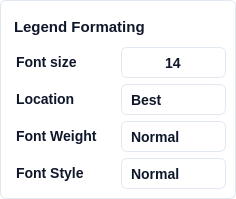
               <widget class="QFrame" name="verticalFrame_2">
                <property name="styleSheet">
                 <string notr="true">background: #FFFFFF;
border: 1px solid #E2E8F0; /* slate/200 */
border-radius: 6px;</string>
                </property>
                <layout class="QVBoxLayout" name="verticalLayout_3">
                 <property name="leftMargin">
                  <number>9</number>
                 </property>
                 <property name="topMargin">
                  <number>9</number>
                 </property>
                 <property name="rightMargin">
                  <number>9</number>
                 </property>
                 <property name="bottomMargin">
                  <number>9</number>
                 </property>
                 <item>
                  <layout class="QHBoxLayout" name="horizontalLayout_62" stretch="0,0,0">
                   <property name="leftMargin">
                    <number>0</number>
                   </property>
                   <property name="topMargin">
                    <number>0</number>
                   </property>
                   <property name="rightMargin">
                    <number>0</number>
                   </property>
                   <property name="bottomMargin">
                    <number>0</number>
                   </property>
                   <item>
                    <widget class="QLabel" name="label_53">
                     <property name="styleSheet">
                      <string notr="true"> 	border: none;
	color: #0F172A;  /* Text color */
    font-family: 'Segoe UI', sans-serif;  /* Font family */
    font-style: normal;  /* Font style */
    font-weight: 500;  /* Font weight */
    font-size: 15px;  /* Font size */
    line-height: 24px;  /* Line height */
    padding-top: 4px;  /* Padding */</string>
                     </property>
                     <property name="text">
                      <string>&lt;html&gt;&lt;head/&gt;&lt;body&gt;&lt;p&gt;Legend Formating&lt;/p&gt;&lt;/body&gt;&lt;/html&gt;</string>
                     </property>
                    </widget>
                   </item>
                   <item>
                    <spacer name="horizontalSpacer_5">
                     <property name="orientation">
                      <enum>Qt::Horizontal</enum>
                     </property>
                     <property name="sizeHint" stdset="0">
                      <size>
                       <width>40</width>
                       <height>20</height>
                      </size>
                     </property>
                    </spacer>
                   </item>
                   <item>
                    <widget class="QCheckBox" name="qt_checkbox_legend_visibility">
                     <property name="sizePolicy">
                      <sizepolicy hsizetype="Expanding" vsizetype="Expanding">
                       <horstretch>0</horstretch>
                       <verstretch>0</verstretch>
                      </sizepolicy>
                     </property>
                     <property name="minimumSize">
                      <size>
                       <width>31</width>
                       <height>31</height>
                      </size>
                     </property>
                     <property name="maximumSize">
                      <size>
                       <width>31</width>
                       <height>31</height>
                      </size>
                     </property>
                     <property name="styleSheet">
                      <string notr="true">/* Default State */
QCheckBox {
    border: none;    
	background: transparent;  /* Ghost button with no background */
    color: #0F172A;  /* Text color */
    border-radius: 6px;  /* Rounded corners */
    font-family: 'Segoe UI', sans-serif;  /* Font family */
    font-style: normal;  /* Font style */
    font-weight: 500;  /* Font weight */
    font-size: 14px;  /* Font size */
    line-height: 24px;  /* Line height */
	padding: 4px;	
}

QCheckBox:hover {
    /* Your styles for hover state */
	 background: #F1F5F9;  /* slate/100 */

}

QCheckBox:pressed {
    /* Your styles for pressed state */
	background: #DEE8F2;  /* Pressed background color */

}

QCheckBox::indicator:checked {
    /* Your styles for checked state */
	image: url(:/ui/qt/resources/checkbox/visible_icon.png);
}

QCheckBox::indicator:unchecked {
    /* Your styles for checked state */
	image: url(:/ui/qt/resources/checkbox/hiden_icon.png);
}

QCheckBox:focused {
    border: none;
}

</string>
                     </property>
                     <property name="text">
                      <string/>
                     </property>
                     <property name="checked">
                      <bool>false</bool>
                     </property>
                    </widget>
                   </item>
                  </layout>
                 </item>
                 <item>
                  <layout class="QHBoxLayout" name="horizontalLayout_48" stretch="1,1">
                   <property name="leftMargin">
                    <number>0</number>
                   </property>
                   <property name="topMargin">
                    <number>0</number>
                   </property>
                   <property name="rightMargin">
                    <number>0</number>
                   </property>
                   <property name="bottomMargin">
                    <number>0</number>
                   </property>
                   <item>
                    <widget class="QLabel" name="label_63">
                     <property name="styleSheet">
                      <string notr="true"> 	border: none;
	color: #0F172A;  /* Text color */
    font-family: 'Segoe UI', sans-serif;  /* Font family */
    font-style: normal;  /* Font style */
    font-weight: 500;  /* Font weight */
    font-size: 14px;  /* Font size */
    line-height: 24px;  /* Line height */
    padding-left: 2px;  /* Padding */</string>
                     </property>
                     <property name="text">
                      <string>&lt;html&gt;&lt;head/&gt;&lt;body&gt;&lt;p&gt;Font size&lt;/p&gt;&lt;/body&gt;&lt;/html&gt;</string>
                     </property>
                    </widget>
                   </item>
                   <item>
                    <widget class="QDoubleSpinBox" name="qt_spinbox_legend_font_size">
                     <property name="sizePolicy">
                      <sizepolicy hsizetype="Minimum" vsizetype="Fixed">
                       <horstretch>0</horstretch>
                       <verstretch>0</verstretch>
                      </sizepolicy>
                     </property>
                     <property name="minimumSize">
                      <size>
                       <width>100</width>
                       <height>31</height>
                      </size>
                     </property>
                     <property name="maximumSize">
                      <size>
                       <width>250</width>
                       <height>31</height>
                      </size>
                     </property>
                     <property name="toolTip">
                      <string>&lt;html&gt;&lt;head/&gt;&lt;body&gt;&lt;p&gt;Axis Label Font Size&lt;/p&gt;&lt;/body&gt;&lt;/html&gt;</string>
                     </property>
                     <property name="styleSheet">
                      <string notr="true">QDoubleSpinBox {
	background: #FFFFFF;
	border: 1px solid #E2E8F0; /* slate/200 */
	border-radius: 6px;
	color: #0F172A;  /* Text color */
    font-family: 'Segoe UI', sans-serif;  /* Font family */
    font-style: normal;  /* Font style */
    font-weight: 500;  /* Font weight */
    font-size: 14px;  /* Font size */
}

QDoubleSpinBox:focus {
}

QDoubleSpinBox:disabled {
}

QDoubleSpinBox::up-button {
	background: #FFFFFF;
	border: none; 
	subcontrol-position: center right;
	padding-right: 10px;
}

QDoubleSpinBox::down-button {
	background: #FFFFFF;
	border: none;
	subcontrol-position: center left;
	padding-left: 10px;
}

QDoubleSpinBox::up-arrow {
	image: url(:/ui/qt/resources/buttons/add_icon.png);
	width: 20px;
    height: 20px;
}

QDoubleSpinBox::down-arrow {	
	image: url(:/ui/qt/resources/buttons/substract_icon.png);
	width: 20px;
    height: 20px;
}

QDoubleSpinBox::up-arrow:disabled, QSpinBox::up-arrow:off {
}

QDoubleSpinBox::down-arrow:disabled, QSpinBox::down-arrow:off {
}</string>
                     </property>
                     <property name="alignment">
                      <set>Qt::AlignCenter</set>
                     </property>
                     <property name="decimals">
                      <number>0</number>
                     </property>
                     <property name="minimum">
                      <double>1.000000000000000</double>
                     </property>
                     <property name="maximum">
                      <double>200.000000000000000</double>
                     </property>
                     <property name="singleStep">
                      <double>1.000000000000000</double>
                     </property>
                     <property name="value">
                      <double>14.000000000000000</double>
                     </property>
                    </widget>
                   </item>
                  </layout>
                 </item>
                 <item>
                  <layout class="QHBoxLayout" name="horizontalLayout_68" stretch="1,1">
                   <property name="leftMargin">
                    <number>0</number>
                   </property>
                   <property name="topMargin">
                    <number>0</number>
                   </property>
                   <property name="rightMargin">
                    <number>0</number>
                   </property>
                   <property name="bottomMargin">
                    <number>0</number>
                   </property>
                   <item>
                    <widget class="QLabel" name="label_64">
                     <property name="styleSheet">
                      <string notr="true"> 	border: none;
	color: #0F172A;  /* Text color */
    font-family: 'Segoe UI', sans-serif;  /* Font family */
    font-style: normal;  /* Font style */
    font-weight: 500;  /* Font weight */
    font-size: 14px;  /* Font size */
    line-height: 24px;  /* Line height */
    padding-left: 2px;  /* Padding */</string>
                     </property>
                     <property name="text">
                      <string>&lt;html&gt;&lt;head/&gt;&lt;body&gt;&lt;p&gt;Location&lt;/p&gt;&lt;/body&gt;&lt;/html&gt;</string>
                     </property>
                    </widget>
                   </item>
                   <item>
                    <widget class="QComboBox" name="qt_combo_legend_position">
                     <property name="minimumSize">
                      <size>
                       <width>100</width>
                       <height>31</height>
                      </size>
                     </property>
                     <property name="maximumSize">
                      <size>
                       <width>250</width>
                       <height>16777215</height>
                      </size>
                     </property>
                     <property name="styleSheet">
                      <string notr="true">QComboBox {
	background: #FFFFFF;
	border: 1px solid #E2E8F0; /* slate/200 */
	border-radius: 6px;
	padding-left: 9px;
	color: #0F172A;  /* Text color */
    font-family: 'Segoe UI', sans-serif;  /* Font family */
    font-style: normal;  /* Font style */
    font-weight: 500;  /* Font weight */
    font-size: 14px;  /* Font size */
}

/* Drop-down button */
QComboBox::drop-down {
    border: none;	
}

/* Down arrow */
QComboBox::down-arrow {
    image: url(:/ui/qt/resources/checkbox/down_icon.png);
	padding-right: 12px;
}

/* Down arrow when disabled */
QComboBox::down-arrow:disabled {
}

/* Drop-down items */
QComboBox QAbstractItemView {
    border: 1px solid #E2E8F0; /* slate/200 */
    selection-background-color: #F1F5F9;
}

/* Individual items */
QComboBox::item {
    background-color: white;
    color: #0F172A;
}</string>
                     </property>
                     <property name="currentIndex">
                      <number>0</number>
                     </property>
                     <item>
                      <property name="text">
                       <string>Best</string>
                      </property>
                     </item>
                     <item>
                      <property name="text">
                       <string>Upper Right</string>
                      </property>
                     </item>
                     <item>
                      <property name="text">
                       <string>Upper Left</string>
                      </property>
                     </item>
                     <item>
                      <property name="text">
                       <string>Lower Left</string>
                      </property>
                     </item>
                     <item>
                      <property name="text">
                       <string>Lower Right</string>
                      </property>
                     </item>
                     <item>
                      <property name="text">
                       <string>Center</string>
                      </property>
                     </item>
                    </widget>
                   </item>
                  </layout>
                 </item>
                 <item>
                  <layout class="QHBoxLayout" name="horizontalLayout_69" stretch="1,1">
                   <property name="leftMargin">
                    <number>0</number>
                   </property>
                   <property name="topMargin">
                    <number>0</number>
                   </property>
                   <property name="rightMargin">
                    <number>0</number>
                   </property>
                   <property name="bottomMargin">
                    <number>0</number>
                   </property>
                   <item>
                    <widget class="QLabel" name="label_65">
                     <property name="styleSheet">
                      <string notr="true"> 	border: none;
	color: #0F172A;  /* Text color */
    font-family: 'Segoe UI', sans-serif;  /* Font family */
    font-style: normal;  /* Font style */
    font-weight: 500;  /* Font weight */
    font-size: 14px;  /* Font size */
    line-height: 24px;  /* Line height */
    padding-left: 2px;  /* Padding */</string>
                     </property>
                     <property name="text">
                      <string>&lt;html&gt;&lt;head/&gt;&lt;body&gt;&lt;p&gt;Font Weight&lt;/p&gt;&lt;/body&gt;&lt;/html&gt;</string>
                     </property>
                    </widget>
                   </item>
                   <item>
                    <widget class="QComboBox" name="qt_combo_legend_font_weight">
                     <property name="minimumSize">
                      <size>
                       <width>100</width>
                       <height>31</height>
                      </size>
                     </property>
                     <property name="maximumSize">
                      <size>
                       <width>250</width>
                       <height>16777215</height>
                      </size>
                     </property>
                     <property name="styleSheet">
                      <string notr="true">QComboBox {
	background: #FFFFFF;
	border: 1px solid #E2E8F0; /* slate/200 */
	border-radius: 6px;
	padding-left: 9px;
	color: #0F172A;  /* Text color */
    font-family: 'Segoe UI', sans-serif;  /* Font family */
    font-style: normal;  /* Font style */
    font-weight: 500;  /* Font weight */
    font-size: 14px;  /* Font size */
}

/* Drop-down button */
QComboBox::drop-down {
    border: none;	
}

/* Down arrow */
QComboBox::down-arrow {
    image: url(:/ui/qt/resources/checkbox/down_icon.png);
	padding-right: 12px;
}

/* Down arrow when disabled */
QComboBox::down-arrow:disabled {
}

/* Drop-down items */
QComboBox QAbstractItemView {
    border: 1px solid #E2E8F0; /* slate/200 */
    selection-background-color: #F1F5F9;
}

/* Individual items */
QComboBox::item {
    background-color: white;
    color: #0F172A;
}</string>
                     </property>
                     <property name="currentIndex">
                      <number>1</number>
                     </property>
                     <item>
                      <property name="text">
                       <string>Light</string>
                      </property>
                     </item>
                     <item>
                      <property name="text">
                       <string>Normal</string>
                      </property>
                     </item>
                     <item>
                      <property name="text">
                       <string>Bold</string>
                      </property>
                     </item>
                    </widget>
                   </item>
                  </layout>
                 </item>
                 <item>
                  <layout class="QHBoxLayout" name="horizontalLayout_70" stretch="1,1">
                   <property name="leftMargin">
                    <number>0</number>
                   </property>
                   <property name="topMargin">
                    <number>0</number>
                   </property>
                   <property name="rightMargin">
                    <number>0</number>
                   </property>
                   <property name="bottomMargin">
                    <number>0</number>
                   </property>
                   <item>
                    <widget class="QLabel" name="label_66">
                     <property name="styleSheet">
                      <string notr="true"> 	border: none;
	color: #0F172A;  /* Text color */
    font-family: 'Segoe UI', sans-serif;  /* Font family */
    font-style: normal;  /* Font style */
    font-weight: 500;  /* Font weight */
    font-size: 14px;  /* Font size */
    line-height: 24px;  /* Line height */
    padding-left: 2px;  /* Padding */</string>
                     </property>
                     <property name="text">
                      <string>&lt;html&gt;&lt;head/&gt;&lt;body&gt;&lt;p&gt;Font Style&lt;/p&gt;&lt;/body&gt;&lt;/html&gt;</string>
                     </property>
                    </widget>
                   </item>
                   <item>
                    <widget class="QComboBox" name="qt_combo_legend_font_style">
                     <property name="minimumSize">
                      <size>
                       <width>100</width>
                       <height>31</height>
                      </size>
                     </property>
                     <property name="maximumSize">
                      <size>
                       <width>250</width>
                       <height>16777215</height>
                      </size>
                     </property>
                     <property name="styleSheet">
                      <string notr="true">QComboBox {
	background: #FFFFFF;
	border: 1px solid #E2E8F0; /* slate/200 */
	border-radius: 6px;
	padding-left: 9px;
	color: #0F172A;  /* Text color */
    font-family: 'Segoe UI', sans-serif;  /* Font family */
    font-style: normal;  /* Font style */
    font-weight: 500;  /* Font weight */
    font-size: 14px;  /* Font size */

}

/* Drop-down button */
QComboBox::drop-down {
    border: none;	
}

/* Down arrow */
QComboBox::down-arrow {
    image: url(:/ui/qt/resources/checkbox/down_icon.png);
	padding-right: 12px;
}

/* Down arrow when disabled */
QComboBox::down-arrow:disabled {
}

/* Drop-down items */
QComboBox QAbstractItemView {
    border: 1px solid #E2E8F0; /* slate/200 */
    selection-background-color: #F1F5F9;
}

/* Individual items */
QComboBox::item {
    background-color: white;
    color: #0F172A;
}</string>
                     </property>
                     <property name="currentIndex">
                      <number>0</number>
                     </property>
                     <item>
                      <property name="text">
                       <string>Normal</string>
                      </property>
                     </item>
                     <item>
                      <property name="text">
                       <string>Italic</string>
                      </property>
                     </item>
                     <item>
                      <property name="text">
                       <string>Oblique</string>
                      </property>
                     </item>
                    </widget>
                   </item>
                  </layout>
                 </item>
                </layout>
               </widget>
